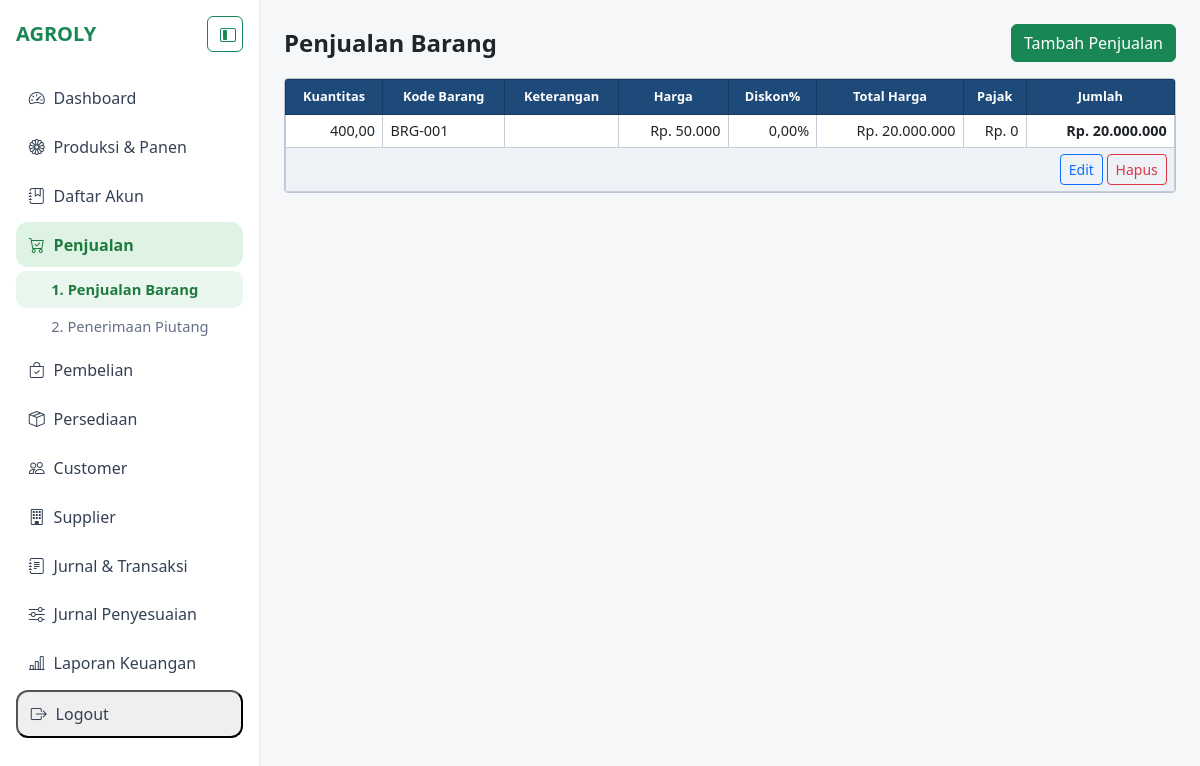
Screenshot of /penjualan/barang/ (signed in) with the database file from the repository.
### agroly/penjualan/models.py (models this page shows)
class PenjualanBarang(models.Model):
    STATUS_PEMBAYARAN = (
        ("tunai", "Tunai"),
        ("piutang", "Piutang"),
    )
    tanggal = models.DateField()
    customer = models.ForeignKey(Customer, on_delete=models.PROTECT)
    nomor_invoice = models.CharField(max_length=50, unique=True)
    termin_pembayaran = models.CharField(max_length=50, blank=True)
    diskon_persen = models.DecimalField(max_digits=5, decimal_places=2, default=0)
    pajak_persen = models.DecimalField(max_digits=5, decimal_places=2, default=0)
    total = models.DecimalField(max_digits=18, decimal_places=2)
    status_pembayaran = models.CharField(max_length=20, choices=STATUS_PEMBAYARAN)
    keterangan = models.CharField(max_length=255, blank=True)
    def ppn_untuk_subtotal(self, subtotal):
        from decimal import Decimal
        diskon_nilai = subtotal * ((self.diskon_persen or Decimal("0")) / Decimal("100"))
        dasar_pajak = subtotal - diskon_nilai
        return dasar_pajak * ((self.pajak_persen or Decimal("0")) / Decimal("100"))
    def jumlah_untuk_subtotal(self, subtotal):
        from decimal import Decimal
        diskon_nilai = subtotal * ((self.diskon_persen or Decimal("0")) / Decimal("100"))
        dasar_pajak = subtotal - diskon_nilai
        pajak_nilai = dasar_pajak * ((self.pajak_persen or Decimal("0")) / Decimal("100"))
        return dasar_pajak + pajak_nilai
    class Meta:
        db_table = "penjualan_barang"
        ordering = ["-tanggal", "-id"]

class PenjualanDetail(models.Model):
    penjualan = models.ForeignKey(
        PenjualanBarang, related_name="detail_penjualan", on_delete=models.CASCADE
    )
    barang = models.ForeignKey(BarangPersediaan, on_delete=models.PROTECT)
    jumlah = models.DecimalField(max_digits=18, decimal_places=2)
    harga_satuan = models.DecimalField(max_digits=18, decimal_places=2)
    subtotal = models.DecimalField(max_digits=18, decimal_places=2)
    @property
    def ppn_nilai(self):
        return self.penjualan.ppn_untuk_subtotal(self.subtotal)
    @property
    def jumlah_akhir(self):
        return self.penjualan.jumlah_untuk_subtotal(self.subtotal)
    class Meta:
        db_table = "penjualan_detail"

### agroly/persediaan/models.py (models this page shows, shortened)
class BarangPersediaan(models.Model):
    kode_barang = models.CharField(max_length=30, unique=True)
    nama_barang = models.CharField(max_length=150)
    stok = models.DecimalField(max_digits=18, decimal_places=2, default=0)
    satuan = models.CharField(max_length=30, default="kg")
    harga_beli = models.DecimalField(max_digits=18, decimal_places=2, default=0)
    harga_jual = models.DecimalField(max_digits=18, decimal_places=2, default=0)
    aktif = models.BooleanField(default=True)
    class Meta:
        db_table = "barang_persediaan"
        verbose_name = "Barang Persediaan"
        verbose_name_plural = "Daftar Barang Persediaan"

### agroly/penjualan/views.py (the view)
# urls.py: path("barang/", PenjualanListView.as_view(), name="barang"),
class PenjualanListView(LoginRequiredMixin, ListView):
    model = PenjualanBarang
    template_name = "penjualan/list.html"
    context_object_name = "data_penjualan"
    def get_queryset(self):
        return (
            PenjualanBarang.objects.select_related("customer")
            .prefetch_related("detail_penjualan__barang")
            .order_by("-tanggal", "-id")
        )

### agroly/akuntansi/templatetags/akuntansi_filters.py (called while the page is built)
@register.filter
def format_rp(nilai):
    return format_rupiah(nilai)

### agroly/utils/format_rupiah.py (called while the page is built)
def format_rupiah(nilai) -> str:
    amount = Decimal(nilai or 0).quantize(Decimal("1"), rounding=ROUND_HALF_UP)
    sign = "-" if amount < 0 else ""
    amount = abs(amount)
    integer_text = f"{int(amount):,}".replace(",", ".")
    return f"{sign}Rp. {integer_text}"

### templates/penjualan/list.html (shortened to what this page needs)
{% extends "base.html" %}
{% load akuntansi_filters %}
{% block content %}
<div class="d-flex justify-content-between align-items-center mb-3">
  <h4 class="fw-bold mb-0">Penjualan Barang</h4>
  <a class="btn btn-success" href="{% url 'penjualan:tambah_barang' %}">Tambah Penjualan</a>
</div>
{% for item in data_penjualan %}
  <div class="faktur-wrap mb-3">
    <table class="faktur-grid">
      <thead>
        <tr>
          <th>Kuantitas</th>
          <th>Kode Barang</th>
          <th>Keterangan</th>
          <th>Harga</th>
          <th>Diskon%</th>
          <th>Total Harga</th>
          <th>Pajak</th>
          <th>Jumlah</th>
        </tr>
      </thead>
      <tbody>
        {% for detail in item.detail_penjualan.all %}
          <tr>
            <td class="text-end">{{ detail.jumlah }}</td>
            <td>{{ detail.barang.kode_barang }}</td>
            <td>{{ item.keterangan }}</td>
            <td class="text-end">{{ detail.harga_satuan|format_rp }}</td>
            <td class="text-end">{{ item.diskon_persen }}%</td>
            <td class="text-end">{{ detail.subtotal|format_rp }}</td>
            <td class="text-end">{{ detail.ppn_nilai|format_rp }}</td>
            <td class="text-end fw-semibold">{{ detail.jumlah_akhir|format_rp }}</td>
          </tr>
        {% empty %}
          <tr>
            <td colspan="8" class="text-center text-muted py-3">Belum ada rincian barang.</td>
          </tr>
        {% endfor %}
        <tr class="faktur-footer">
          <td colspan="8" class="text-end">
            <a class="btn btn-sm btn-outline-primary" href="{% url 'penjualan:edit_barang' item.pk %}">Edit</a>
            <form method="post" action="{% url 'penjualan:hapus_barang' item.pk %}" class="d-inline">
              <button type="submit" class="btn btn-sm btn-outline-danger" onclick="return confirm('Hapus data penjualan?')">Hapus</button>
            </form>
          </td>
        </tr>
      </tbody>
    </table>
  </div>
{% empty %}
  <div class="card kartu p-3 text-center text-muted">Belum ada data penjualan.</div>
{% endfor %}
{% endblock %}

### templates/base.html (style rules this page uses)
body { background:#f5f7f9; }

### templates/includes/faktur_styles.html (style rules this page uses)
.faktur-wrap { border: 1px solid #b8c4d4; border-radius: 4px; overflow: hidden; background: #fff; font-size: .9rem; }
.faktur-grid { width: 100%; margin: 0; border-collapse: collapse; }
.faktur-grid thead th { background: #1e4a7a; color: #fff; font-weight: 600; font-size: .8rem; padding: .45rem .4rem; border: 1px solid #163a60; text-align: center; vertical-align: middle; }
.faktur-grid tbody td { border: 1px solid #c5ced8; padding: .35rem .45rem; vertical-align: middle; background: #fff; }
.faktur-grid tbody tr:nth-child(even) td { background: #f7f9fc; }
.faktur-footer td { background: #eef2f7 !important; border-top: 2px solid #b8c4d4; padding: .5rem .65rem; }

### rows the page displays
PenjualanBarang: diskon_persen "0,00"
PenjualanDetail: jumlah "400,00", barang.kode_barang "BRG-001", harga_satuan "Rp. 50.000", subtotal "Rp. 20.000.000", ppn_nilai "Rp. 0", jumlah_akhir "Rp. 20.000.000"
